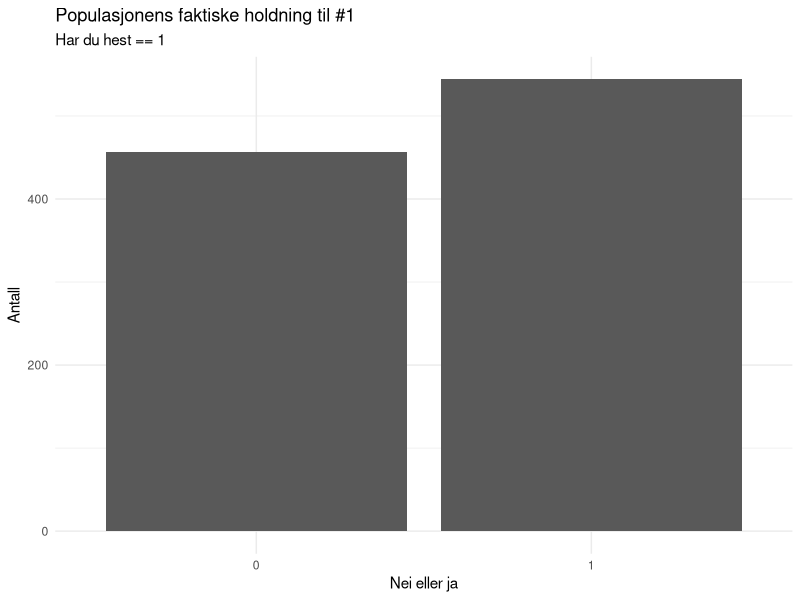
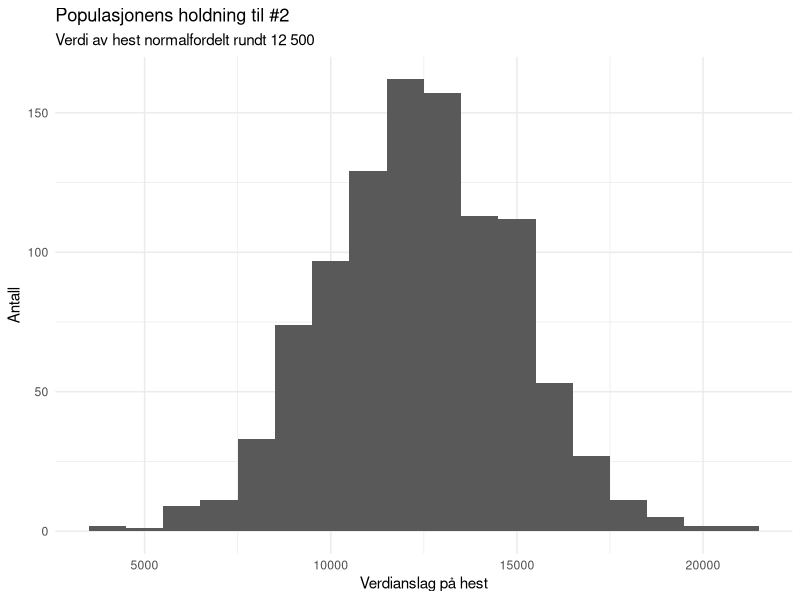
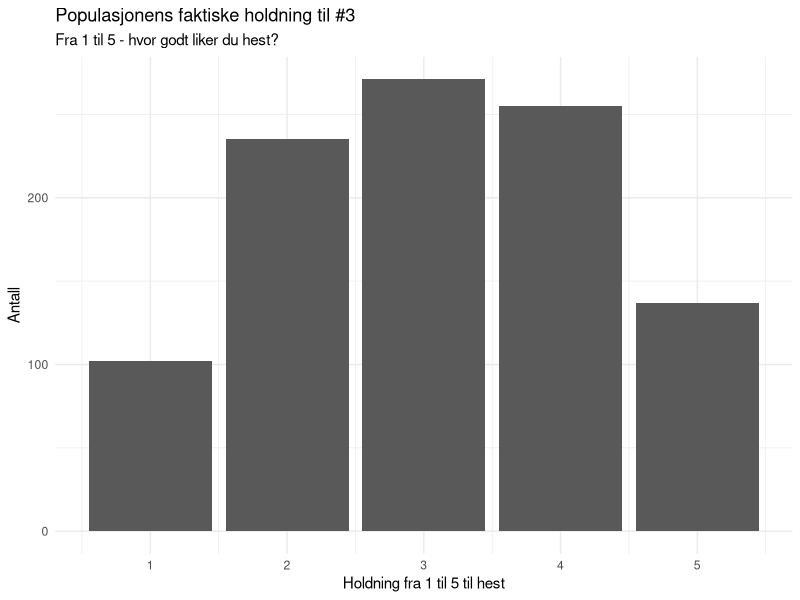
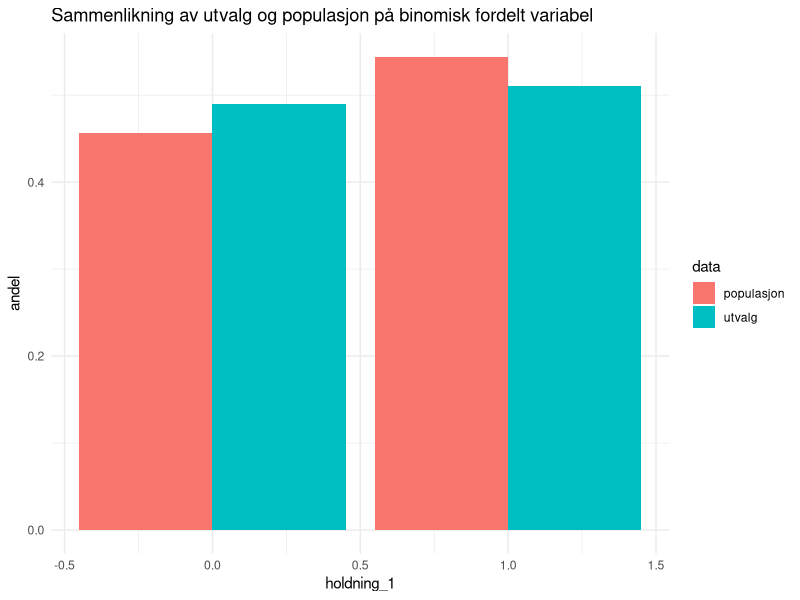
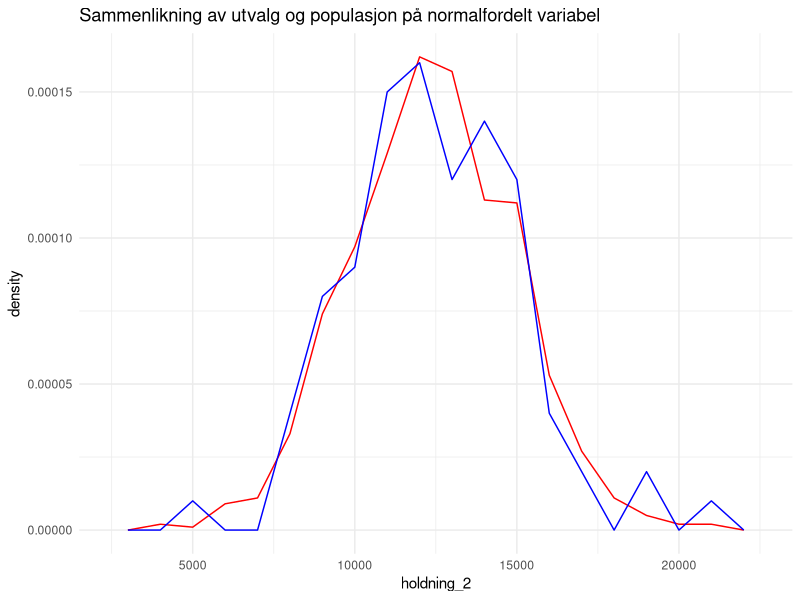
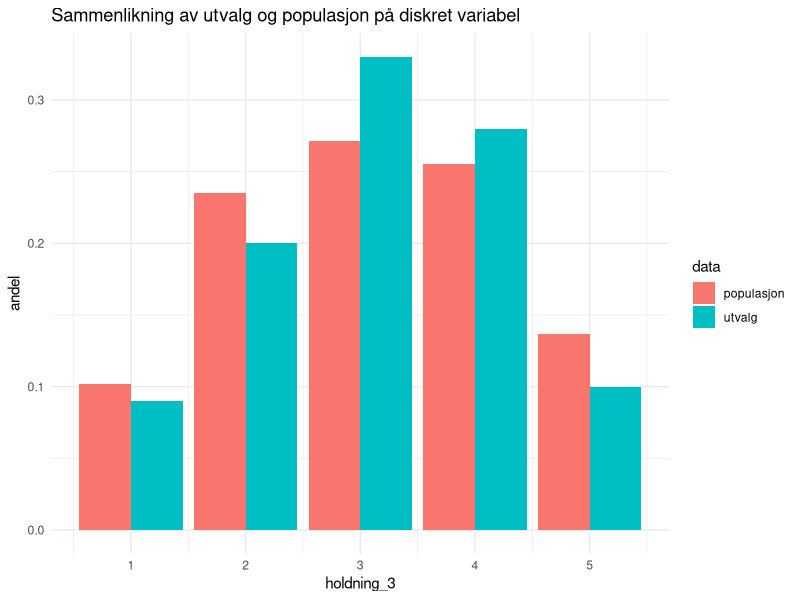
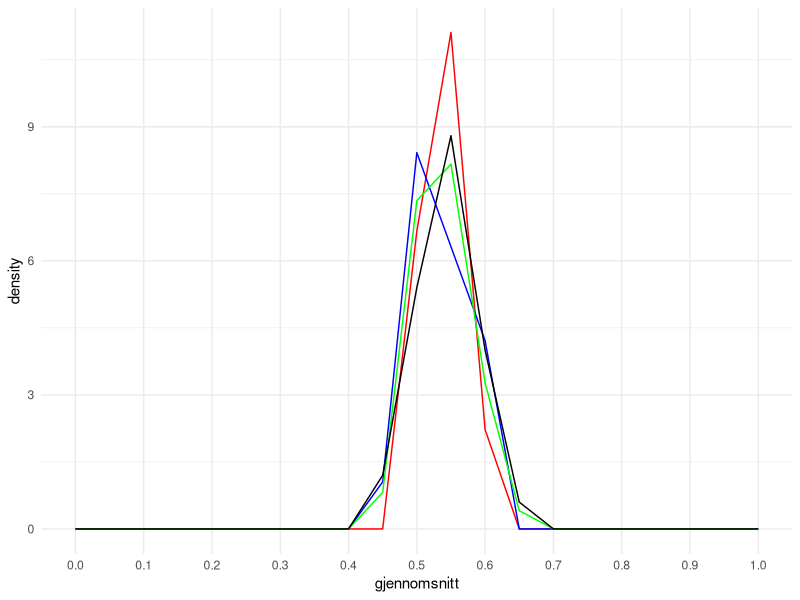
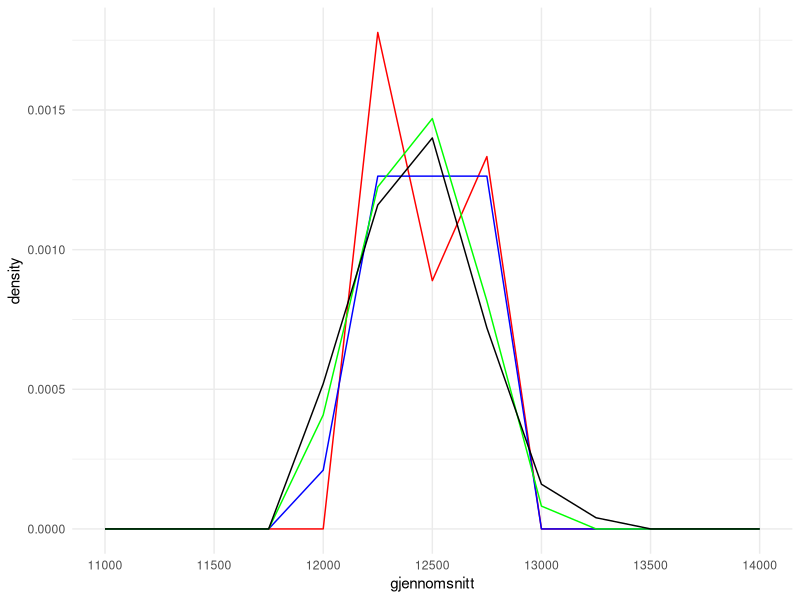

The R script that drew these images, in order:
## ---- chunk 1
library(tidyverse)

#settings
theme_set(theme_minimal())
set.seed(1106)
options(scipen = 100)
## ---- chunk 2
df = data.frame("ID" = 1:1000, stringsAsFactors = FALSE)

#binomisk sannsynlighet for holdning #1 
df$holdning_1 = rbinom(1000, 1, 0.5)

#kontinuerlig normaltfordelt variabel på verdi holdning #2
df$holdning_2 = rnorm(1000, 12500, 2500)

#diskret sannsynlighet
#trekker denne fra en uniform fordeling, og runder av til nærmeste heltall
#kunne egentlig også brukt sample() med replacement = TRUE?
df$holdning_3 = round(runif(1000, min = 1, max = 5))

## ---- chunk 3

ggplot(data = df) + 
  geom_bar(aes(x = as.factor(holdning_1))) + 
  labs(x = "Nei eller ja", y = "Antall", title = "Populasjonens faktiske holdning til #1", subtitle = "Har du hest == 1 ")

ggplot(data = df) + 
  geom_histogram(aes(x = holdning_2), binwidth = 1000) + 
  labs(x = "Verdianslag på hest", y = "Antall", title = "Populasjonens holdning til #2", subtitle = "Verdi av hest normalfordelt rundt 12 500")


ggplot(data = df) + 
  geom_bar(aes(x = holdning_3)) + 
  labs(x = "Holdning fra 1 til 5 til hest", y = "Antall", title = "Populasjonens faktiske holdning til #3", subtitle = "Fra 1 til 5 - hvor godt liker du hest?")

## ---- chunk 4
utvalg = sample_n(df, 100, replace = FALSE)
## ---- chunk 5
temp_1 = group_by(df, holdning_1) %>%
  summarise(., antall = n()) %>%
  mutate(andel = antall/sum(antall))

temp_2 = group_by(utvalg, holdning_1) %>%
  summarise(., antall = n()) %>%
  mutate(andel = antall/sum(antall))

temp = bind_rows(populasjon = temp_1, utvalg = temp_2, .id = "data")

#holdning_1
ggplot(data = temp) +
  geom_col(aes(x = holdning_1, y = andel, fill = data), position = "dodge") + 
  labs(title = "Sammenlikning av utvalg og populasjon på binomisk fordelt variabel")

#holdning_2
ggplot() +
  geom_freqpoly(aes(x = holdning_2, y = stat(density)), colour = "red", data = df, binwidth = 1000) + 
  geom_freqpoly(aes(x = holdning_2, y = stat(density)), colour = "blue", data = utvalg, binwidth = 1000) +
  labs(title = "Sammenlikning av utvalg og populasjon på normalfordelt variabel")

#holdning_3
temp_1 = group_by(df, holdning_3) %>%
  summarise(., antall = n()) %>%
  mutate(andel = antall/sum(antall))

temp_2 = group_by(utvalg, holdning_3) %>%
  summarise(., antall = n()) %>%
  mutate(andel = antall/sum(antall))

temp = bind_rows(populasjon = temp_1, utvalg = temp_2, .id = "data")

#holdning_1
ggplot(data = temp) +
  geom_col(aes(x = holdning_3, y = andel, fill = data), position = "dodge") + 
  labs(title = "Sammenlikning av utvalg og populasjon på diskret variabel")


## ---- chunk 6
utvalg = sample_n(df, 100, replace = FALSE)
utvalg$utvalgsnummer = 1

for(i in 2:100){
  temp = sample_n(df, 100, replace = TRUE)
  temp$utvalgsnummer = i
  utvalg = bind_rows(utvalg, temp)
}
## ---- chunk 7
#holdning_1
temp = select(utvalg, ID, holdning_1, utvalgsnummer) %>%
  group_by(utvalgsnummer) %>%
  summarise(gjennomsnitt = mean(holdning_1))

ggplot() + 
  geom_freqpoly(aes(x = gjennomsnitt, y = stat(density)), binwidth = 0.05, colour = "red", data = filter(temp, utvalgsnummer < 10)) + 
    geom_freqpoly(aes(x = gjennomsnitt, y = stat(density)), binwidth = 0.05, colour = "blue", data = filter(temp, utvalgsnummer < 20)) + 
    geom_freqpoly(aes(x = gjennomsnitt, y = stat(density)), binwidth = 0.05, colour = "green", data = filter(temp, utvalgsnummer < 50)) + 
    geom_freqpoly(aes(x = gjennomsnitt, y = stat(density)), binwidth = 0.05, colour = "black", data = temp) + 
  scale_x_continuous(breaks = seq(from = 0, to = 1, by = 0.1), minor_breaks = NULL, limits = c(0,1))

## ---- chunk 8
#holdning_2
temp = select(utvalg, ID, holdning_2, utvalgsnummer) %>%
  group_by(utvalgsnummer) %>%
  summarise(gjennomsnitt = mean(holdning_2))

ggplot() + 
  geom_freqpoly(aes(x = gjennomsnitt, y = stat(density)), binwidth = 250, colour = "red", data = filter(temp, utvalgsnummer < 10)) + 
    geom_freqpoly(aes(x = gjennomsnitt, y = stat(density)), binwidth = 250, colour = "blue", data = filter(temp, utvalgsnummer < 20)) + 
    geom_freqpoly(aes(x = gjennomsnitt, y = stat(density)), binwidth = 250, colour = "green", data = filter(temp, utvalgsnummer < 50)) + 
    geom_freqpoly(aes(x = gjennomsnitt, y = stat(density)), binwidth = 250, colour = "black", data = temp) + 
  scale_x_continuous(breaks = seq(from = 11000, to = 14000, by = 500), minor_breaks = NULL, limits = c(11000, 14000))

#holdning_3
temp = select(utvalg, ID, holdning_3, utvalgsnummer) %>%
  group_by(utvalgsnummer) %>%
  summarise(gjennomsnitt = mean(holdning_3))

ggplot() + 
  geom_freqpoly(aes(x = gjennomsnitt, y = stat(density)), binwidth = 0.1, colour = "red", data = filter(temp, utvalgsnummer < 10)) + 
    geom_freqpoly(aes(x = gjennomsnitt, y = stat(density)), binwidth = 0.1, colour = "blue", data = filter(temp, utvalgsnummer < 20)) + 
    geom_freqpoly(aes(x = gjennomsnitt, y = stat(density)), binwidth = 0.1, colour = "green", data = filter(temp, utvalgsnummer < 50)) + 
    geom_freqpoly(aes(x = gjennomsnitt, y = stat(density)), binwidth = 0.1, colour = "black", data = temp) + 
  scale_x_continuous(breaks = seq(from = 2.5, to = 3.5, by = 0.5), minor_breaks = NULL, limits = c(2,4))
## ---- chunk 9
utvalg = filter(utvalg, utvalgsnummer == 1)

# Når populasjonsandelen er kjent

#standardfeil for et estimat til en andel
p = sum(df$holdning_1/length(df$holdning_1)) #faktisk andel i populasjonen
sem = sqrt(p*(1-p))/sqrt(length(utvalg$ID))

temp = data.frame("populasjonsparameter_kjent" = FALSE, "andel" = p, "standardfeil" = sem)

# Når populasjonsandelen er ukjent

#standardfeil for et estimat til en andel
p_hat = sum(utvalg$holdning_1/length(utvalg$holdning_1)) #parameterestimatet fra utvalget
sem = sqrt(p_hat*(1-p_hat))/sqrt(length(utvalg$ID))

temp = bind_rows(temp, data.frame("populasjonsparameter_kjent" = FALSE, "andel" = p_hat, "standardfeil" = sem))

knitr::kable(temp)

## ---- chunk 10

#når gjennomsnittet i populasjonen er kjent

#standardfeil for estimatet til gjennomsnittet av en kontinuerlig, normalfordelt variabel
s = mean(df$holdning_2) #gjennomsnitt i populasjonen
sem = s/sqrt(length(utvalg$ID))

temp = data.frame("populasjonsparameter_kjent" = TRUE, "gjennomsnitt" = s, "standardfeil" = sem)

#når gjennomsnittet i populasjonen er ukjent

s_hatt = mean(utvalg$holdning_2) #parameterestimatet for gjennomsnitt
sem = s_hatt/sqrt(length(utvalg$ID))

temp = bind_rows(temp, data.frame("populasjonsparameter_kjent" = FALSE, "gjennomsnitt" = s_hatt, "standardfeil" = sem))

knitr::kable(temp)
